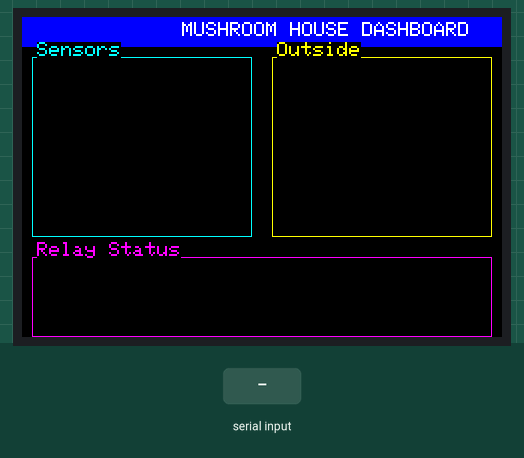
This sketch was run on a simulated Arduino Mega 2560, built with avr-gcc and run on an emulated ATmega2560. On the bench: 480×320 colour display. The inputs (shaded band) are chosen by the test bench.

Above: at 1.6 s.
1.7 s: "nan,1\n" received over the second serial link
At 3.0 s:
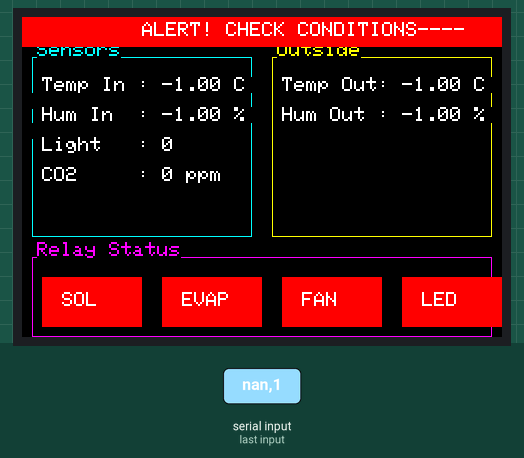
Timing chart, 0 to 4.7 s (numbered marks = the images above; inputs shaded):
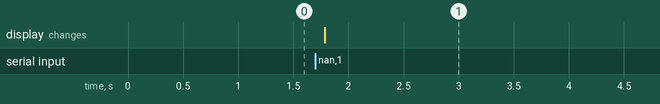

The sketch:

MEGA_TFT.ino
```cpp
#include <MCUFRIEND_kbv.h>
#include <Adafruit_GFX.h>

// ---------------- TFT ----------------
MCUFRIEND_kbv tft;

#define BLACK   0x0000
#define WHITE   0xFFFF
#define RED     0xF800
#define GREEN   0x07E0
#define BLUE    0x001F
#define YELLOW  0xFFE0
#define CYAN    0x07FF
#define MAGENTA 0xF81F
#define GRAY    0x8410

String input = "";

// ---------------- ค่า Sensor ----------------
float temp_in, hum_in, temp_out, hum_out;
int ldr, co2;
int sol, evap, fan, led;

void setup() {
  Serial.begin(115200);   // Debug
  Serial1.begin(115200);  // รับจาก ESP32 (TX2 -> RX1 Mega Pin19)

  // ---------------- Init TFT ----------------
  uint16_t ID = tft.readID();
  tft.begin(ID);
  tft.setRotation(1);  // แนวนอน
  tft.fillScreen(BLACK);

  drawLayout();
}

void loop() {
  if (Serial1.available()) {
    input = Serial1.readStringUntil('\n');
    parseData(input);
    updateDashboard();
  }
}

// ---------------- Parsing ----------------
void parseData(String data) {
  String val;

  // Temp/Hum inside
  val = getValue(data, "TEMP_IN:");
  if(val == "" || val == "nan") temp_in = -1;
  else temp_in = val.toFloat();

  val = getValue(data, "HUM_IN:");
  if(val == "" || val == "nan") hum_in = -1;
  else hum_in = val.toFloat();

  // Temp/Hum outside
  val = getValue(data, "TEMP_OUT:");
  if(val == "" || val == "nan") temp_out = -1;
  else temp_out = val.toFloat();

  val = getValue(data, "HUM_OUT:");
  if(val == "" || val == "nan") hum_out = -1;
  else hum_out = val.toFloat();

  // LDR, CO2, Relay
  ldr  = getValue(data, "LDR:").toInt();
  co2  = getValue(data, "CO2:").toInt();
  sol  = getValue(data, "SOL:").toInt();
  evap = getValue(data, "EVAP:").toInt();
  fan  = getValue(data, "FAN:").toInt();
  led  = getValue(data, "LED:").toInt();
}

// ---------------- Get value ----------------
String getValue(String data, String tag) {
  int idx = data.indexOf(tag);
  if (idx < 0) return "";
  int endIdx = data.indexOf(",", idx);
  if (endIdx < 0) endIdx = data.length();
  return data.substring(idx + tag.length(), endIdx);
}


// ---------------- Layout ----------------
void drawLayout() {
  tft.fillScreen(BLACK);
  tft.setTextSize(2);

  // Header
  tft.fillRect(0, 0, 480, 30, BLUE);
  tft.setTextColor(WHITE, BLUE);
  tft.setCursor(160, 5);
  tft.print("MUSHROOM HOUSE DASHBOARD");

  // Sensor Box
  drawBox(10, 40, 220, 180, "Sensors", CYAN);
  drawBox(250, 40, 220, 180, "Outside", YELLOW);

  // Relay Box
  drawBox(10, 240, 460, 80, "Relay Status", MAGENTA);
}

void drawBox(int x, int y, int w, int h, String title, uint16_t color) {
  tft.drawRect(x, y, w, h, color);
  tft.setTextColor(color, BLACK);
  tft.setCursor(x + 5, y - 15);
  tft.print(title);
}

// ---------------- Update Dashboard ----------------
void updateDashboard() {
  tft.setTextSize(2);
  tft.setTextColor(WHITE, BLACK);

  // --- Inside ---
  tft.setCursor(20, 60);  tft.print("Temp In : "); tft.print(temp_in); tft.print(" C  ");
  tft.setCursor(20, 90);  tft.print("Hum In  : "); tft.print(hum_in);  tft.print(" %  ");
  tft.setCursor(20, 120); tft.print("Light   : "); tft.print(ldr);     tft.print("    ");
  tft.setCursor(20, 150); tft.print("CO2     : "); tft.print(co2);     tft.print(" ppm ");

  // --- Outside ---
  tft.setCursor(260, 60);  tft.print("Temp Out: "); tft.print(temp_out); tft.print(" C  ");
  tft.setCursor(260, 90);  tft.print("Hum Out : "); tft.print(hum_out);  tft.print(" %  ");

  // --- Relay ---
  showRelay(20, 260, "SOL", sol);
  showRelay(140, 260, "EVAP", evap);
  showRelay(260, 260, "FAN", fan);
  showRelay(380, 260, "LED", led);

  // --- Alert (ถ้าเกิน Threshold) ---
  if(temp_in>32 || temp_in<30 || hum_in>75 || hum_in<70 || co2>1500){
    tft.fillRect(0,0,480,30, RED);
    tft.setTextColor(WHITE, RED);
    tft.setCursor(120,5); tft.print("ALERT! CHECK CONDITIONS");
  } else {
    tft.fillRect(0,0,480,30, BLUE);
    tft.setTextColor(WHITE, BLUE);
    tft.setCursor(160,5); tft.print("MUSHROOM HOUSE DASHBOARD");
  }

  if(temp_in >= 0) tft.print(temp_in); else tft.print("--");
if(hum_in >= 0) tft.print(hum_in); else tft.print("--");


}


void showRelay(int x, int y, String name, int state) {
  tft.fillRect(x, y, 100, 50, state ? GREEN : RED);
  tft.setTextColor(WHITE, state ? GREEN : RED);
  tft.setCursor(x + 20, y + 15);
  tft.print(name);
}
```

Measured:
- after the input at 1.7 s, the display: changes after 0.09 s (image 1)
